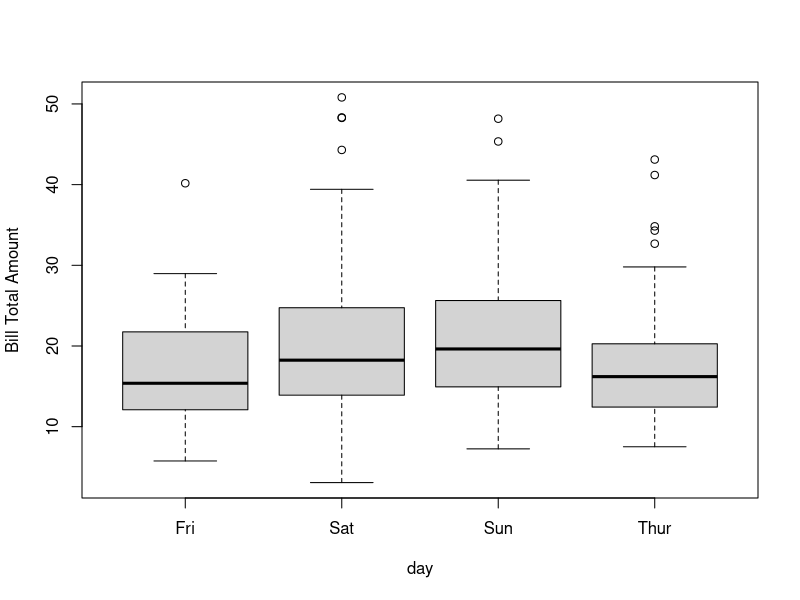
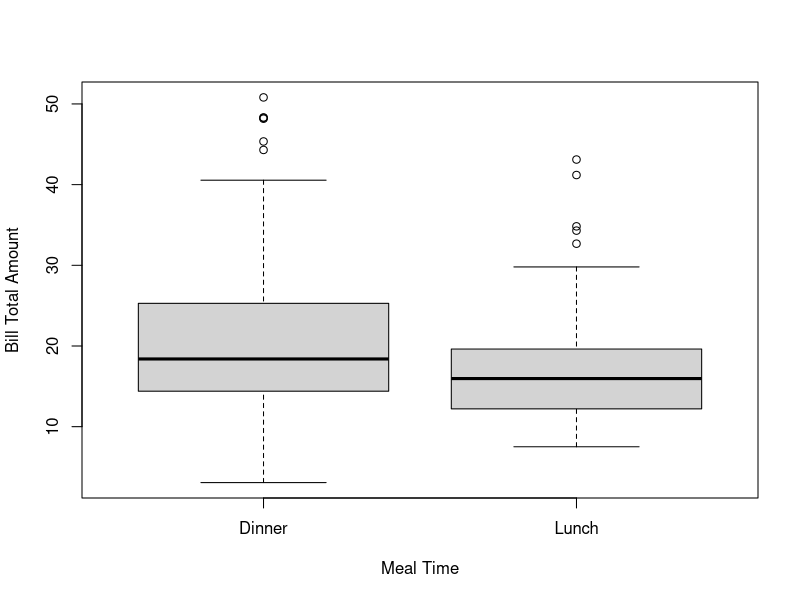
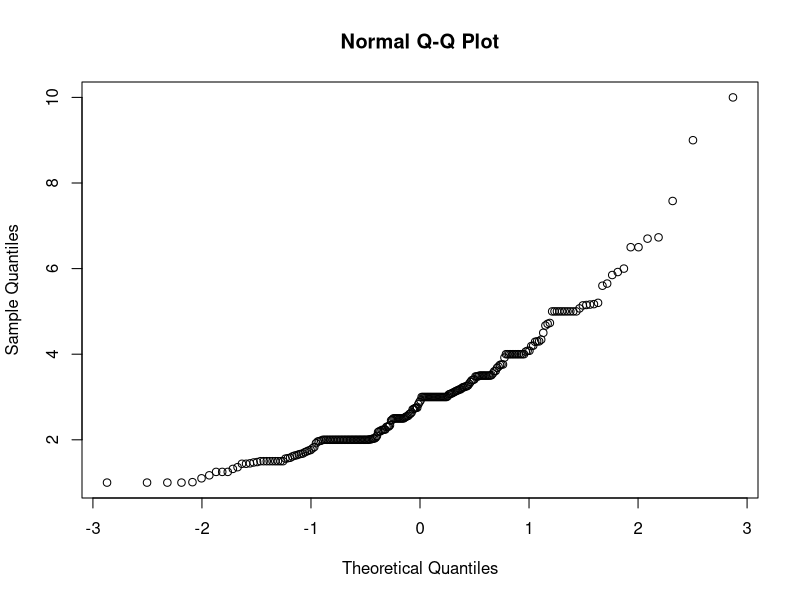
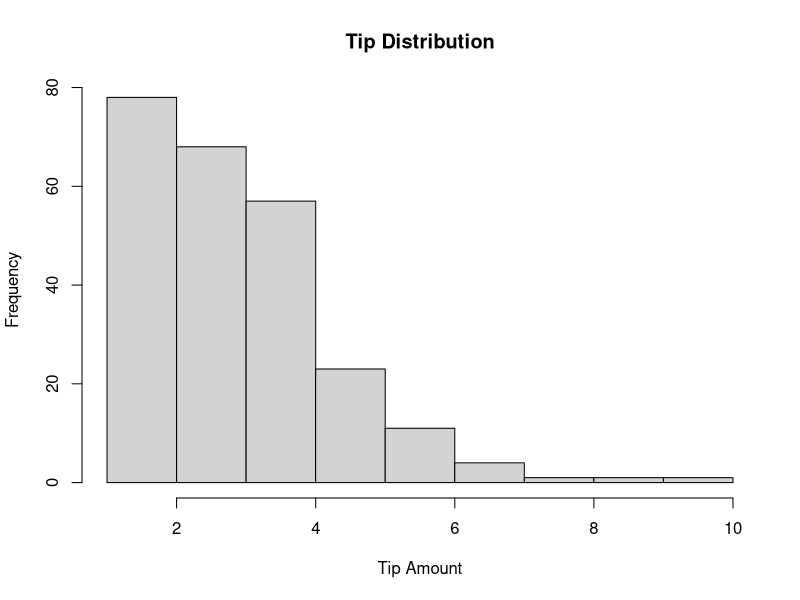

These figures' R source, in order:
## ---- chunk 1
#install.packages("reshape2") # uncomment the first time
library('reshape2')
data(tips)
## ---- chunk 2
head(tips)
summary(tips)
## ---- chunk 3
billMean <- round(mean(tips$total_bill), 2)
tipMean <- round(mean(tips$tip), 2)

print(paste0("The mean of the total_bill column is: $", billMean))
print(paste0("The mean of the tip column is: $",tipMean))
## ---- chunk 4
tipMean_bySex <- aggregate(tips$tip, list(tips$sex), mean)
tipMean_F <- round(tipMean_bySex[1,2], 2)
tipMean_M <- round(tipMean_bySex[2,2], 2)
cat("The mean of tips given by women is: $", tipMean_F, ". While the mean for men is: $", tipMean_M)
## ---- chunk 5
tipMean_Smokers <- aggregate(tips$tip, list(tips$smoker), mean)
tipMean_Smoke <- round(tipMean_Smokers[2,2],2)
tipMean_NonSmoke <- round(tipMean_Smokers[1,2,],2)
cat("The mean of tips given by smokers is: $", tipMean_Smoke, ". While the mean for non-smokers is: $", tipMean_NonSmoke)
## ---- chunk 6
print("The proportion of smokers vs non-smokers is:") 
prop.table(summary(tips$smoker))
## ---- chunk 7
boxplot(total_bill ~ day, data = tips, ylab = "Bill Total Amount")
## ---- chunk 8
boxplot(total_bill ~ time, data = tips, ylab = "Bill Total Amount", xlab = "Meal Time")
## ---- chunk 9
qqnorm(tips$tip)
print("The tip variable is not normally distributed")
## ---- chunk 10
hist(tips$tip, main = "Tip Distribution", xlab = "Tip Amount")
print("The majority of tips are clustered in the $2 - $3 range. The histogram is 'heavier' on the left.")
